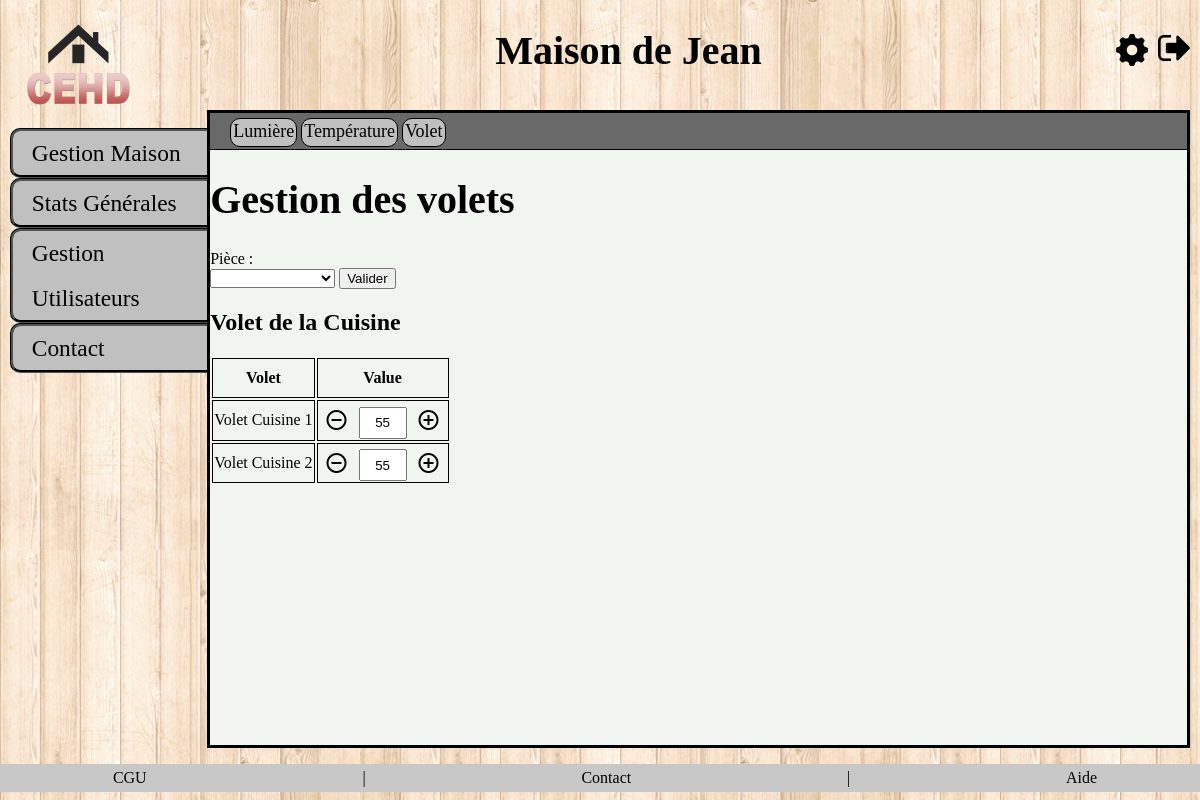
Before: /index.php?action=module_shutter (signed in) with the older database file.
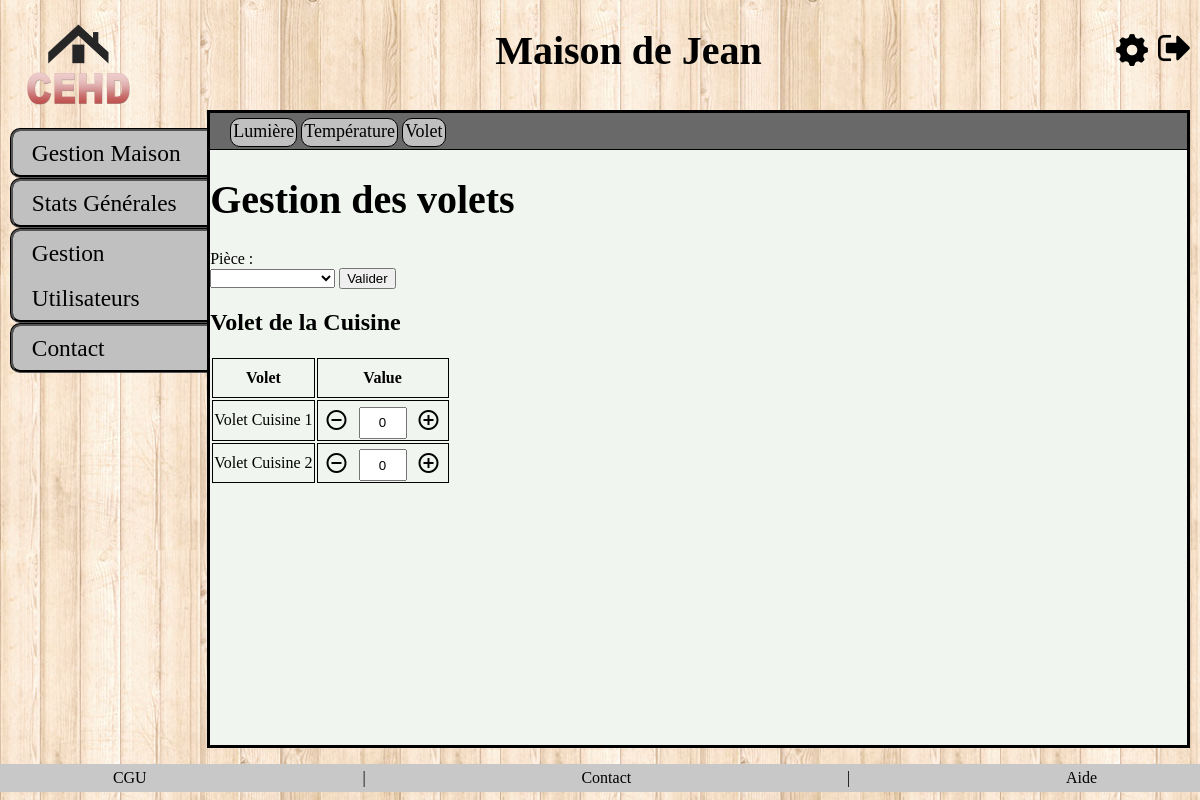
After: the same page with the newer database file.
### tables this page shows
CREATE TABLE `effector` (
  `id_effector` int(2) UNSIGNED ZEROFILL NOT NULL,
  `effector_type` enum('LIGHT_CTRL','TEMP_CTRL','SHUTTER_CTRL') NOT NULL,
  `request_value` float UNSIGNED DEFAULT NULL,
  `effector_name` varchar(30) DEFAULT NULL,
  `id_room` int(10) UNSIGNED ZEROFILL NOT NULL
);

### model/backend.php (called while the page is built, shortened)
<?php
function get_id_home($id_user){
    $db=dbConnect();
    $req=$db->prepare('SELECT id_home FROM user_home WHERE id_user=?');
    $req->bindValue(1,$id_user,PDO::PARAM_INT);
    $req->execute();
    $id_home=$req->fetch();
    return $id_home;
}

### controller/room.php (called while the page is built, shortened)
<?php
require_once ROOT.'/model/room.php';
function getRoom($id_user){
    $target_home=get_id_home($id_user);
    $req=get_room($_SESSION['target_home']);
    $post=$req;
    return $post;
}
function getRoomDetail($id_room){
    $req=get_room_detail($id_room);
    $post=$req;
    return $post;
}

### model/room.php (called while the page is built, shortened)
<?php
function get_room($id_home){
    $db=dbConnect();
    $req=$db->prepare('SELECT * FROM `room` WHERE id_home=? ORDER BY floor_name');
    $req->bindValue(1,$id_home,PDO::PARAM_INT);
    $req->execute();
    return $req;
}
function get_room_detail($id_room){
    $db=dbConnect();
    $req=$db->prepare('SELECT * FROM `room` WHERE id_room=?');
    $req->bindValue(1,$id_room,PDO::PARAM_INT);
    $req->execute();
    return $req;
}

### model/effector.php (called while the page is built, shortened)
<?php
function get_effector_by_type_room($id_room, $type)
{
    $db = dbConnect();
    $req = $db->prepare('SELECT
`id_effector`,`effector_type`,`request_value`,`effector_name`
FROM `room`NATURAL JOIN effector
WHERE id_room=? AND effector_type=?');
    $req->bindValue(1, $id_room, PDO::PARAM_INT);
    $req->bindValue(2, $type, PDO::PARAM_STR);
    $req->execute();
    return $req;
}

### controller/effector.php (called while the page is built, shortened)
<?php
require_once ROOT.'/model/effector.php';
function getEffectorShutterState($id_room){
    $type='SHUTTER_CTRL';
    $req=get_effector_by_type_room($id_room,$type);
    $req=$req->fetchAll();
    return $req;
}

### view/frontend/module_shutter.php (the view, shortened to what this page needs)
<h1>Gestion des volets</h1>
<form method="post" action="index.php?action=module_shutter">
    <label for="room">Pièce :</label><br/>
    <select name="_room" id="room" required name="piece">
        <option></option>
        <?php foreach ($req2 as $row => $roomList){ ?>
            <option value=<?= $roomList['id_room'];?>> <?= $roomList['name'];?></option>
        <?php }?>
    </select>
    <input type="submit" value="Valider" name="choix_piece"/>
</form>
<div>
    <?php $piece = $room ->fetch()?>
    <h2>Volet de la <?=$piece['name']?></h2>
    <table class="display" id="table_id">
        <thead>
        <tr>
            <th>Volet</th>
            <th>Value</th>
        </tr>
        </thead>
        <tbody>
        <?php
        foreach ($req as $row => $donnees){
            ?>
            <tr>
                <td><?= $donnees['effector_name'];?></td>
                <td><div class="input-group plus-minus-input">
                        <button type="button" class="button hollow circle change_qty minus cursor_hover" data-quantity="minus" data-field="quantity<?= $donnees['id_effector'];?>" datafld="<?= $donnees['id_effector'];?>"  id="shutter">
                            <i class="material-icons">remove_circle_outline</i>
                        </button>
                        <input class="input-group-field" type="text" name="quantity<?= $donnees['id_effector'];?>" value="<?= $donnees['request_value']; ?>" max="100" min="0" step="5" readonly>
                        <button type="button" class="button hollow circle change_qty plus cursor_hover" data-quantity="plus" data-field="quantity<?= $donnees['id_effector'];?>" datafld="<?= $donnees['id_effector'];?>" id="shutter">
                            <i class="material-icons">add_circle_outline</i>
                        </button>
                    </div>
                </td>
            </tr>
        <?php } ?>
        </tbody>
    </table>
</div>
<?php require('tab_template.php'); ?>

Changed rows visible on the page:
changed effector "Volet Cuisine 1": request_value "55" → "0"
changed effector "Volet Cuisine 2": request_value "55" → "0"
